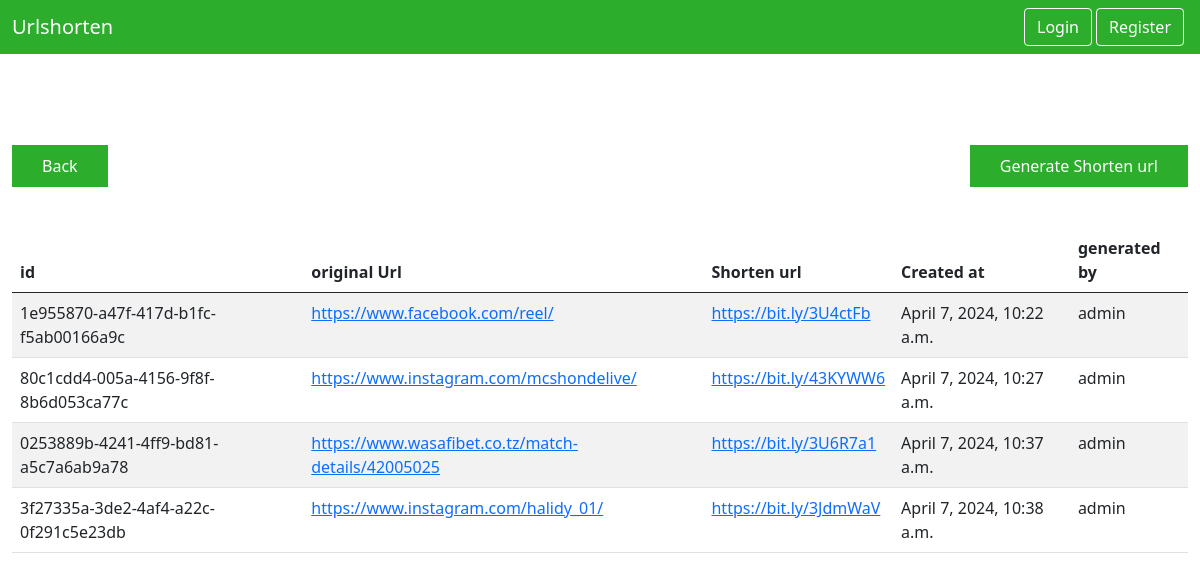
The app's page /shorten-url/url-List/ (signed in), older data.
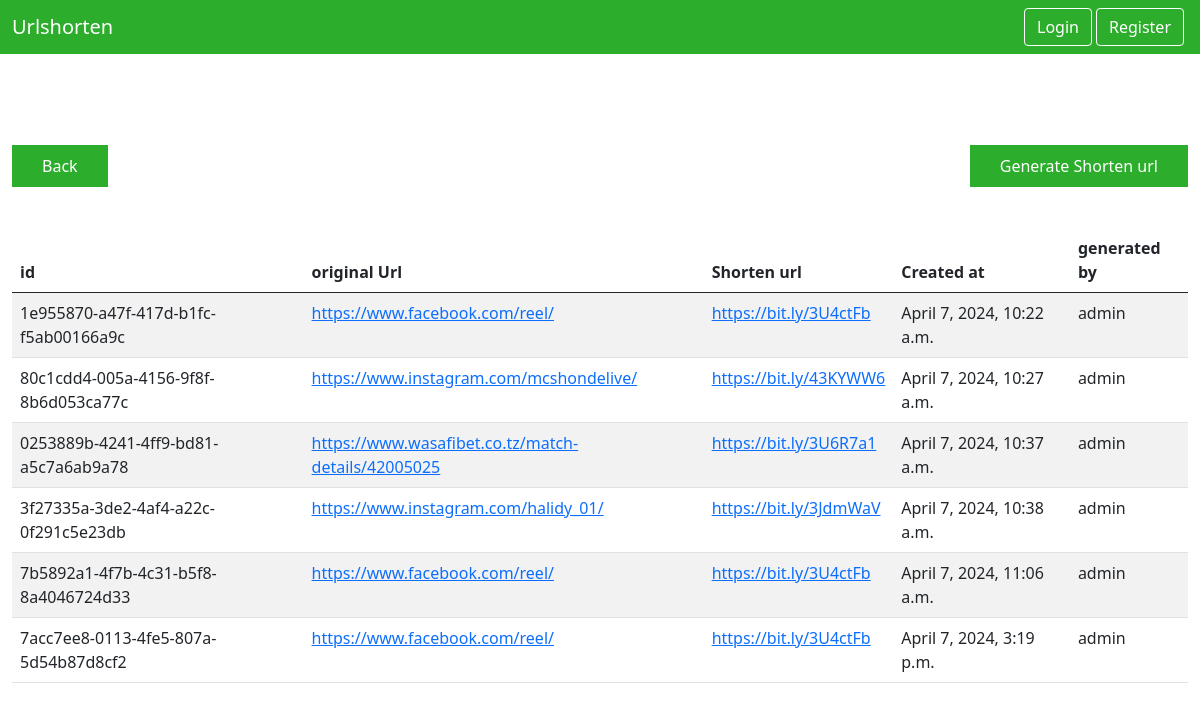
The same page, newer data.
### urlShortenApp/models.py (models this page shows, shortened)
class UrlModels(models.Model):
    id = models.UUIDField(
        primary_key=True, default=uuid.uuid4, editable=False, unique=True)
    original_url = models.CharField(max_length=1000)
    shortened_url = models.CharField(max_length=500)
    created_at = models.DateTimeField(auto_now_add=True)
    created_by = models.ForeignKey(User, on_delete =models.SET_NULL, null=True)
    updated_at = models.DateTimeField(auto_now=True)
    class Meta:
        verbose_name_plural = "Url Shortened Service Table"

### urlShortenApp/views.py (the view)
# urls.py: path('url-List/', views.urlListPage, name ='urlListPage'),
@login_required
def urlListPage(request):
    get_all_original_urls_and_shorten_url_generated_by_user = UrlModels.objects.filter(created_by = request.user)
    template_name = 'homePage/urlListPage.html'
    context  ={
        'get_all_original_urls_and_shorten_url_generated_by_user':get_all_original_urls_and_shorten_url_generated_by_user
    }
    return render(request, template_name, context)

### templates/homePage/urlListPage.html (shortened to what this page needs)
{% extends './base.html' %}
   {% load static %}
{% block content %}
<div class="table_section">
    <div class="container-fluid">
        <div class="row">
            <div class="col-md-12">
                <div class="inner">
                    <div class="wrapper" style="margin-top:100px">
    <div class="segregation_part">
        <div class="back_button">
    <a href="{% url 'urlShortenApp:homePage' %}" >Back</a>
        </div>
            <div class="back_button">
            <a href="{% url 'urlShortenApp:homePage' %}" >Generate Shorten url</a>
        </div>
    </div>
            {% if get_all_original_urls_and_shorten_url_generated_by_user %}
            <table id="example" class="table table-striped" style="width:100%;margin-top: 50px;">
                    <thead>
                        <tr>
                            <th>id</th>
                            <th>original Url</th>
                            <th>Shorten url</th>
                            <th>Created at</th>
                            <th>generated by</th>
                        </tr>
                    </thead>
                    <tbody>
                        {% for data in get_all_original_urls_and_shorten_url_generated_by_user %}
                        <tr>
                          <td>{{ data.id }}</td>
                            <td> <a href="{{ data.original_url }}">{{ data.original_url }}</a></td>
                            <td> <a href="{{ data.shortened_url }}">{{ data.shortened_url }}</a></td>
                            <td>{{ data.created_at }}</td>
                            <td>{{ data.created_by }}</td>
                        </tr>
                        {% endfor %}
                </table>
            {% else %}
            <p class="empty">No url Generated Currently </p>
            {% endif %}
            </div>
            </div>
        </div>
    </div>
</div>
</div>
{% endblock %}

Row changes from the older to the newer data that the page shows:
added UrlModels: id "7b5892a1-4f7b-4c31-b5f8-8a4046724d33", original_url "https://www.facebook.com/reel/", shortened_url "https://bit.ly/3U4ctFb", created_at "April 7, 2024, 11:06 a.m.", created_by "admin"
added UrlModels: id "7acc7ee8-0113-4fe5-807a-5d54b87d8cf2", original_url "https://www.facebook.com/reel/", shortened_url "https://bit.ly/3U4ctFb", created_at "April 7, 2024, 3:19 p.m.", created_by "admin"
